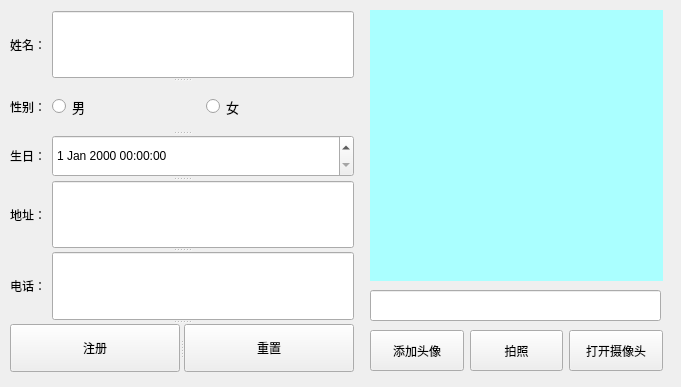
<?xml version="1.0" encoding="UTF-8"?>
<ui version="4.0">
 <class>RegisterWin</class>
 <widget class="QWidget" name="RegisterWin">
  <property name="geometry">
   <rect>
    <x>0</x>
    <y>0</y>
    <width>681</width>
    <height>387</height>
   </rect>
  </property>
  <property name="windowTitle">
   <string>Form</string>
  </property>
  <widget class="QLabel" name="headfile">
   <property name="geometry">
    <rect>
     <x>370</x>
     <y>10</y>
     <width>293</width>
     <height>271</height>
    </rect>
   </property>
   <property name="sizePolicy">
    <sizepolicy hsizetype="Preferred" vsizetype="Preferred">
     <horstretch>0</horstretch>
     <verstretch>0</verstretch>
    </sizepolicy>
   </property>
   <property name="styleSheet">
    <string notr="true">background-color: rgb(170, 255, 255);</string>
   </property>
   <property name="text">
    <string/>
   </property>
  </widget>
  <widget class="QLineEdit" name="picfile">
   <property name="geometry">
    <rect>
     <x>370</x>
     <y>290</y>
     <width>291</width>
     <height>31</height>
    </rect>
   </property>
   <property name="sizePolicy">
    <sizepolicy hsizetype="Preferred" vsizetype="Preferred">
     <horstretch>0</horstretch>
     <verstretch>0</verstretch>
    </sizepolicy>
   </property>
  </widget>
  <widget class="QSplitter" name="splitter">
   <property name="geometry">
    <rect>
     <x>10</x>
     <y>11</y>
     <width>344</width>
     <height>361</height>
    </rect>
   </property>
   <property name="orientation">
    <enum>Qt::Vertical</enum>
   </property>
   <widget class="QWidget" name="layoutWidget">
    <layout class="QHBoxLayout" name="horizontalLayout">
     <item>
      <widget class="QLabel" name="label">
       <property name="text">
        <string>姓名：</string>
       </property>
      </widget>
     </item>
     <item>
      <widget class="QLineEdit" name="name">
       <property name="sizePolicy">
        <sizepolicy hsizetype="Expanding" vsizetype="Expanding">
         <horstretch>0</horstretch>
         <verstretch>0</verstretch>
        </sizepolicy>
       </property>
       <property name="font">
        <font>
         <pointsize>18</pointsize>
        </font>
       </property>
      </widget>
     </item>
    </layout>
   </widget>
   <widget class="QWidget" name="layoutWidget_3">
    <layout class="QHBoxLayout" name="horizontalLayout_6">
     <item>
      <widget class="QLabel" name="label_6">
       <property name="text">
        <string>性别：</string>
       </property>
      </widget>
     </item>
     <item>
      <widget class="QRadioButton" name="msex">
       <property name="sizePolicy">
        <sizepolicy hsizetype="MinimumExpanding" vsizetype="Expanding">
         <horstretch>0</horstretch>
         <verstretch>0</verstretch>
        </sizepolicy>
       </property>
       <property name="font">
        <font>
         <pointsize>10</pointsize>
        </font>
       </property>
       <property name="text">
        <string>男</string>
       </property>
      </widget>
     </item>
     <item>
      <widget class="QRadioButton" name="wsex">
       <property name="sizePolicy">
        <sizepolicy hsizetype="MinimumExpanding" vsizetype="Expanding">
         <horstretch>0</horstretch>
         <verstretch>0</verstretch>
        </sizepolicy>
       </property>
       <property name="font">
        <font>
         <pointsize>10</pointsize>
        </font>
       </property>
       <property name="text">
        <string>女</string>
       </property>
      </widget>
     </item>
    </layout>
   </widget>
   <widget class="QWidget" name="layoutWidget_4">
    <layout class="QHBoxLayout" name="horizontalLayout_7">
     <item>
      <widget class="QLabel" name="label_7">
       <property name="text">
        <string>生日：</string>
       </property>
      </widget>
     </item>
     <item>
      <widget class="QDateTimeEdit" name="birthday">
       <property name="sizePolicy">
        <sizepolicy hsizetype="Expanding" vsizetype="Expanding">
         <horstretch>0</horstretch>
         <verstretch>0</verstretch>
        </sizepolicy>
       </property>
      </widget>
     </item>
    </layout>
   </widget>
   <widget class="QWidget" name="layoutWidget">
    <layout class="QHBoxLayout" name="horizontalLayout_2">
     <item>
      <widget class="QLabel" name="label_2">
       <property name="text">
        <string>地址：</string>
       </property>
      </widget>
     </item>
     <item>
      <widget class="QLineEdit" name="addr">
       <property name="sizePolicy">
        <sizepolicy hsizetype="Expanding" vsizetype="Expanding">
         <horstretch>0</horstretch>
         <verstretch>0</verstretch>
        </sizepolicy>
       </property>
       <property name="font">
        <font>
         <pointsize>18</pointsize>
        </font>
       </property>
      </widget>
     </item>
    </layout>
   </widget>
   <widget class="QWidget" name="layoutWidget_2">
    <layout class="QHBoxLayout" name="horizontalLayout_3">
     <item>
      <widget class="QLabel" name="label_3">
       <property name="text">
        <string>电话：</string>
       </property>
      </widget>
     </item>
     <item>
      <widget class="QLineEdit" name="number">
       <property name="sizePolicy">
        <sizepolicy hsizetype="Expanding" vsizetype="Expanding">
         <horstretch>0</horstretch>
         <verstretch>0</verstretch>
        </sizepolicy>
       </property>
       <property name="font">
        <font>
         <pointsize>18</pointsize>
        </font>
       </property>
      </widget>
     </item>
    </layout>
   </widget>
   <widget class="QSplitter" name="splitter_2">
    <property name="orientation">
     <enum>Qt::Horizontal</enum>
    </property>
    <widget class="QPushButton" name="Register">
     <property name="text">
      <string>注册</string>
     </property>
    </widget>
    <widget class="QPushButton" name="reset">
     <property name="text">
      <string>重置</string>
     </property>
    </widget>
   </widget>
  </widget>
  <widget class="QWidget" name="layoutWidget">
   <property name="geometry">
    <rect>
     <x>370</x>
     <y>330</y>
     <width>293</width>
     <height>41</height>
    </rect>
   </property>
   <layout class="QHBoxLayout" name="horizontalLayout_8">
    <item>
     <widget class="QPushButton" name="addpic">
      <property name="sizePolicy">
       <sizepolicy hsizetype="Minimum" vsizetype="Expanding">
        <horstretch>0</horstretch>
        <verstretch>0</verstretch>
       </sizepolicy>
      </property>
      <property name="text">
       <string>添加头像</string>
      </property>
     </widget>
    </item>
    <item>
     <widget class="QPushButton" name="takephoto">
      <property name="sizePolicy">
       <sizepolicy hsizetype="Minimum" vsizetype="Expanding">
        <horstretch>0</horstretch>
        <verstretch>0</verstretch>
       </sizepolicy>
      </property>
      <property name="text">
       <string>拍照</string>
      </property>
     </widget>
    </item>
    <item>
     <widget class="QPushButton" name="camera">
      <property name="sizePolicy">
       <sizepolicy hsizetype="Minimum" vsizetype="Expanding">
        <horstretch>0</horstretch>
        <verstretch>0</verstretch>
       </sizepolicy>
      </property>
      <property name="text">
       <string>打开摄像头</string>
      </property>
     </widget>
    </item>
   </layout>
  </widget>
 </widget>
 <resources/>
 <connections/>
</ui>
